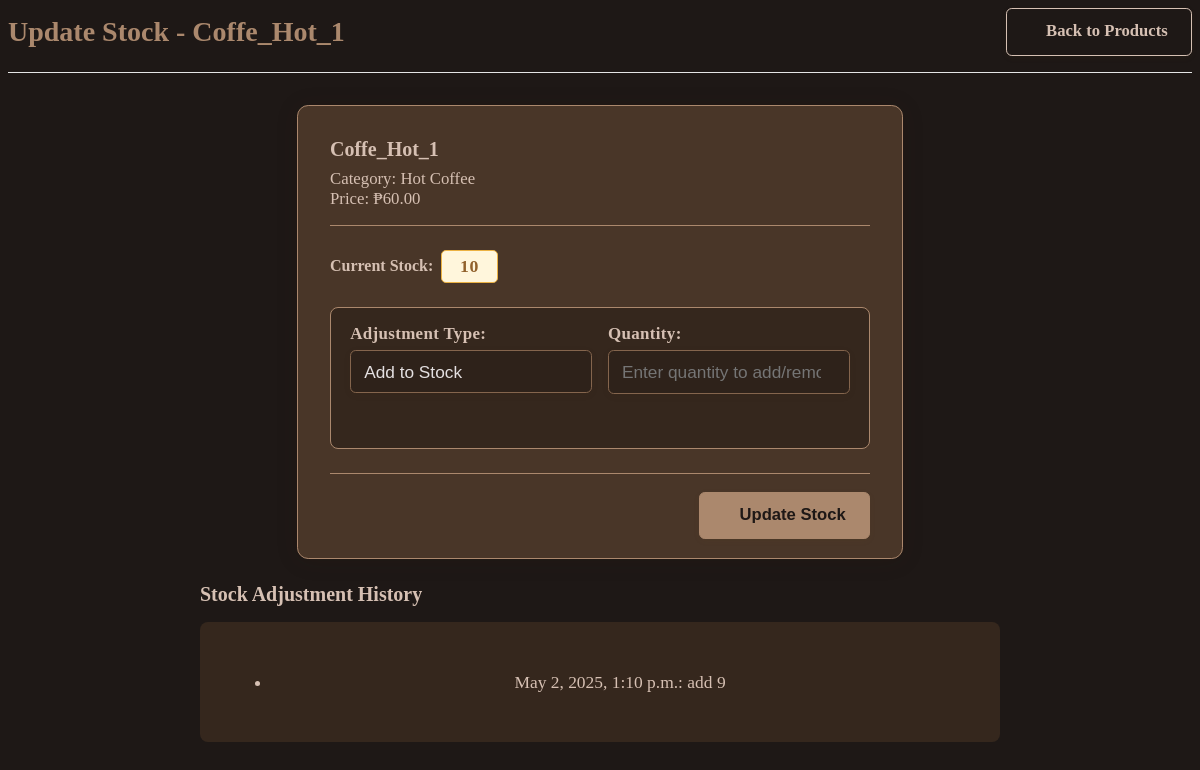
The app's page /products/inventory/17/ (signed in) with its own data.
### pos/models.py (models this page shows, shortened)
class Product(models.Model):
    category = models.ForeignKey(Category, on_delete=models.CASCADE)
    name = models.CharField(max_length=100)
    price = models.DecimalField(max_digits=8, decimal_places=2)
    description = models.TextField(blank=True, null=True)
    image = models.ImageField(upload_to='product_images/', null=True, blank=True)

class Category(models.Model):
    name = models.CharField(max_length=50)

class Inventory(models.Model):
    product = models.OneToOneField(Product, on_delete=models.CASCADE)
    quantity_in_stock = models.PositiveIntegerField(default=0)

class StockAdjustment(models.Model):
    product = models.ForeignKey('Product', on_delete=models.CASCADE)
    adjustment_type = models.CharField(max_length=10, choices=[('add', 'Add'), ('remove', 'Remove'), ('set', 'Set')])
    quantity = models.PositiveIntegerField()
    timestamp = models.DateTimeField(default=timezone.now)

### pos/decorators.py (the view)
        def _wrapped_view(request, *args, **kwargs):
            try:
                employee = Employee.objects.get(user=request.user)
                if employee.role == role:
                    return view_func(request, *args, **kwargs)
            except Employee.DoesNotExist:
                pass
            return HttpResponseForbidden("403 Forbidden: You don’t have permission to access this page.")

### pos/forms.py (shortened to what this page needs)
class InventoryForm(forms.ModelForm):
    adjustment = forms.IntegerField(
        required=False,
        widget=forms.NumberInput(attrs={
            'class': 'form-control',
            'placeholder': 'Enter quantity to add/remove'
        })
    )
    adjustment_type = forms.ChoiceField(
        choices=[
            ('add', 'Add to Stock'),
            ('remove', 'Remove from Stock'),
            ('set', 'Set Exact Amount')
        ],
        widget=forms.Select(attrs={'class': 'form-control'})
    )
    class Meta:
        model = Inventory
        fields = ['quantity_in_stock', 'adjustment', 'adjustment_type']
        widgets = {
            'quantity_in_stock': forms.NumberInput(
                attrs={
                    'class': 'form-control',
                    'readonly': 'readonly'
                }
            ),
        }

### pos/templates/pos/update_inventory.html (shortened to what this page needs)
{% extends 'pos/base.html' %}
{% load static %}
{% block extra_css %}
<link rel="stylesheet" href="{% static 'pos/css/products.css' %}">
{% endblock %}
{% block content %}
<div class="content-header">
    <h1 class="page-title">Update Stock - {{ product.name }}</h1>
    <div class="actions">
        <a href="{% url 'product_list' %}" class="btn btn-secondary">
             Back to Products
        </a>
    </div>
</div>
<div class="content-body">
    <div class="inventory-card">
        <div class="product-info">
            <div class="product-details">
                <h3>{{ product.name }}</h3>
                <p>Category: {{ product.category.name }}</p>
                <p>Price: ₱{{ product.price }}</p>
            </div>
        </div>
        <div class="current-stock">
            <span class="stock-label">Current Stock:</span>
            {% if product.inventory.quantity_in_stock > 10 %}
                <span class="stock-badge in-stock">{{ product.inventory.quantity_in_stock }}</span>
            {% elif product.inventory.quantity_in_stock > 0 %}
                <span class="stock-badge low-stock">{{ product.inventory.quantity_in_stock }}</span>
            {% else %}
                <span class="stock-badge out-of-stock">Out of stock</span>
            {% endif %}
        </div>
        <form method="post" action="{% url 'update_inventory' product.id %}">
            <div class="adjustment-controls">
                <div class="form-row">
                    <div class="form-group">
                        <label for="id_adjustment_type">Adjustment Type:</label>
                        {{ form.adjustment_type }}
                    </div>
                    <div class="form-group">
                        <label for="id_adjustment">Quantity:</label>
                        {{ form.adjustment }}
                    </div>
                </div>
            </div>
            <div class="form-actions">
                <button type="submit" class="btn btn-primary">
                     Update Stock
                </button>
            </div>
        </form>
    </div>
    <h2 class="history-title">Stock Adjustment History</h2>
<div class="history-empty">
    {% if product.stockadjustment_set.count > 0 %}
        <ul>
            {% for adjustment in product.stockadjustment_set.all %}
                <li>{{ adjustment.timestamp }}: {{ adjustment.adjustment_type }} {{ adjustment.quantity }}</li>
            {% endfor %}
        </ul>
    {% else %}
        <p>No stock adjustment history available yet.</p>
    {% endif %}
</div>
</div>
{% endblock %}

### pos/static/pos/css/products.css (style rules this page uses)
.content-header { display: flex; justify-content: space-between; align-items: center; margin-bottom: 1.5rem; padding-bottom: 0.5rem; border-bottom: 1px solid #e9ecef; }
.page-title { font-size: 1.75rem; font-weight: 600; color: #333; margin: 0; }
.actions { display: flex; gap: 0.75rem; }
.btn { display: inline-flex; align-items: center; justify-content: center; padding: 0.5rem 1rem; font-size: 0.875rem; font-weight: 500; border-radius: 0.25rem; cursor: pointer; transition: all 0.2s ease; }
.btn-primary { background-color: #6b4226; color: white; border: none; }
.btn-secondary { background-color: #f5f5f5; color: #333; border: 1px solid #ddd; }
.form-row { display: flex; flex-wrap: wrap; gap: 1rem; }
.form-group { flex: 1; min-width: 200px; }
.form-control { display: block; width: 100%; padding: 0.5rem; font-size: 0.875rem; border: 1px solid #ced4da; border-radius: 0.25rem; }
.stock-badge { padding: 0.25rem 0.5rem; border-radius: 0.25rem; font-size: 0.75rem; font-weight: 600; }
.low-stock { background-color: #fff3cd; color: #856404; }
.actions { display: flex; gap: 0.5rem; }
.content-header { display: flex; justify-content: space-between; align-items: center; margin-bottom: 2rem; padding-bottom: 1rem; border-bottom: 1px solid #e5e5e5; }
.actions { display: flex; gap: 1rem; }
.content-body { max-width: 800px; margin: 0 auto; }
.form-group { margin-bottom: 1.5rem; }
.form-group label { display: block; margin-bottom: 0.5rem; font-weight: 500; color: #333; }
.form-control, input[type="text"], input[type="number"], select, textarea { width: 100%; padding: 0.75rem; font-size: 1rem; border: 1px solid #ced4da; border-radius: 4px; transition: border-color 0.15s ease-in-out, box-shadow 0.15s ease-in-out; }
select { appearance: none; background-repeat: no-repeat; background-position: right 1rem center; padding-right: 2.5rem; }
.btn { display: inline-flex; align-items: center; font-weight: 500; padding: 0.625rem 1.25rem; font-size: 1rem; line-height: 1.5; border-radius: 4px; cursor: pointer; transition: all 0.15s ease-in-out; text-decoration: none; }
.btn-primary { color: #fff; background-color: #603F26; border: 1px solid #603F26; }
.btn-secondary { color: #fff; background-color: #6c757d; border: 1px solid #6c757d; }
.form-actions { display: flex; gap: 1rem; margin-top: 2rem; }

### records on screen
Product: name "Coffe_Hot_1", category.name "Hot Coffee", price "60.00", inventory.quantity_in_stock "10"
StockAdjustment: timestamp "May 2, 2025, 1:10 p.m.", adjustment_type "add", quantity "9"
